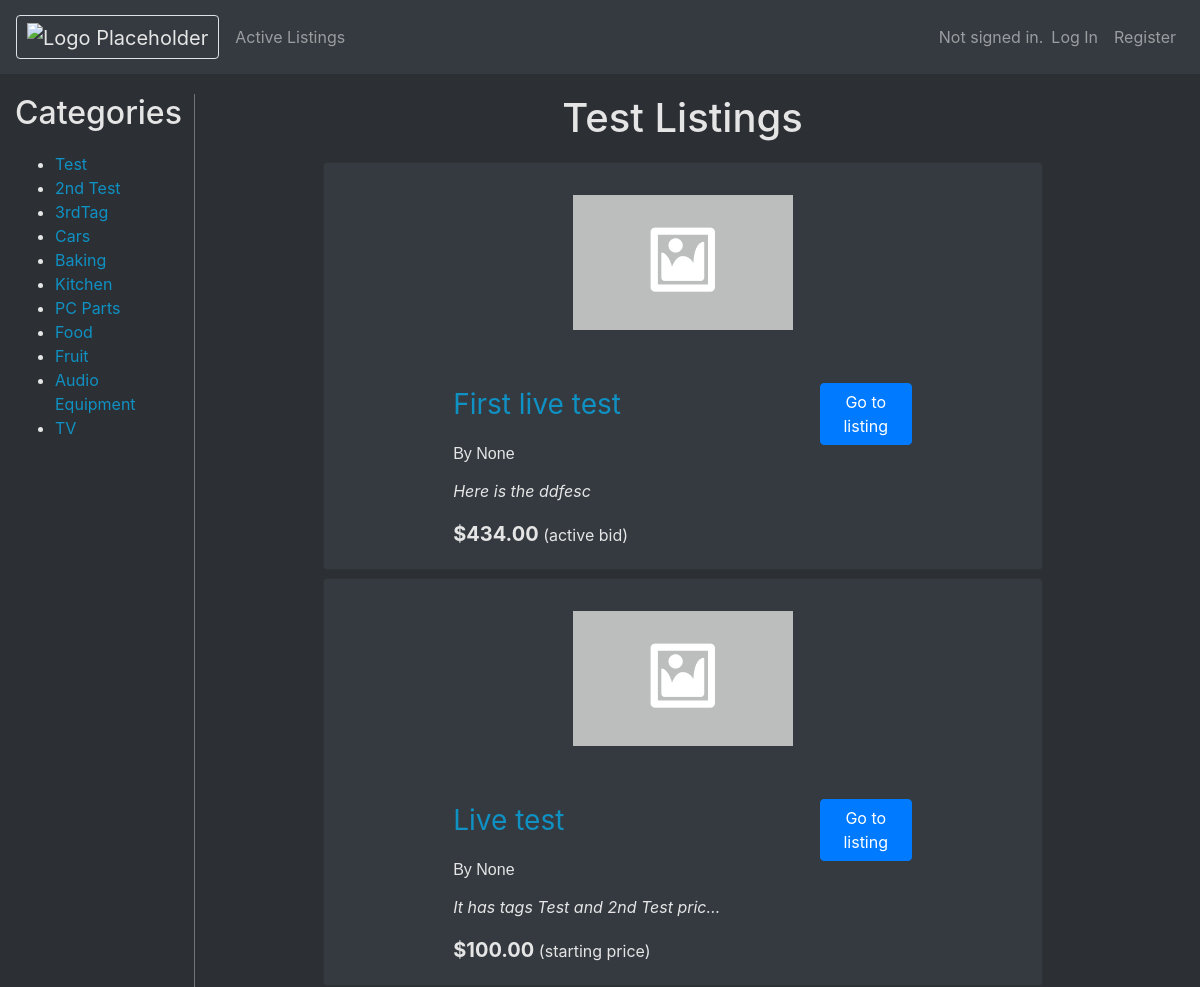
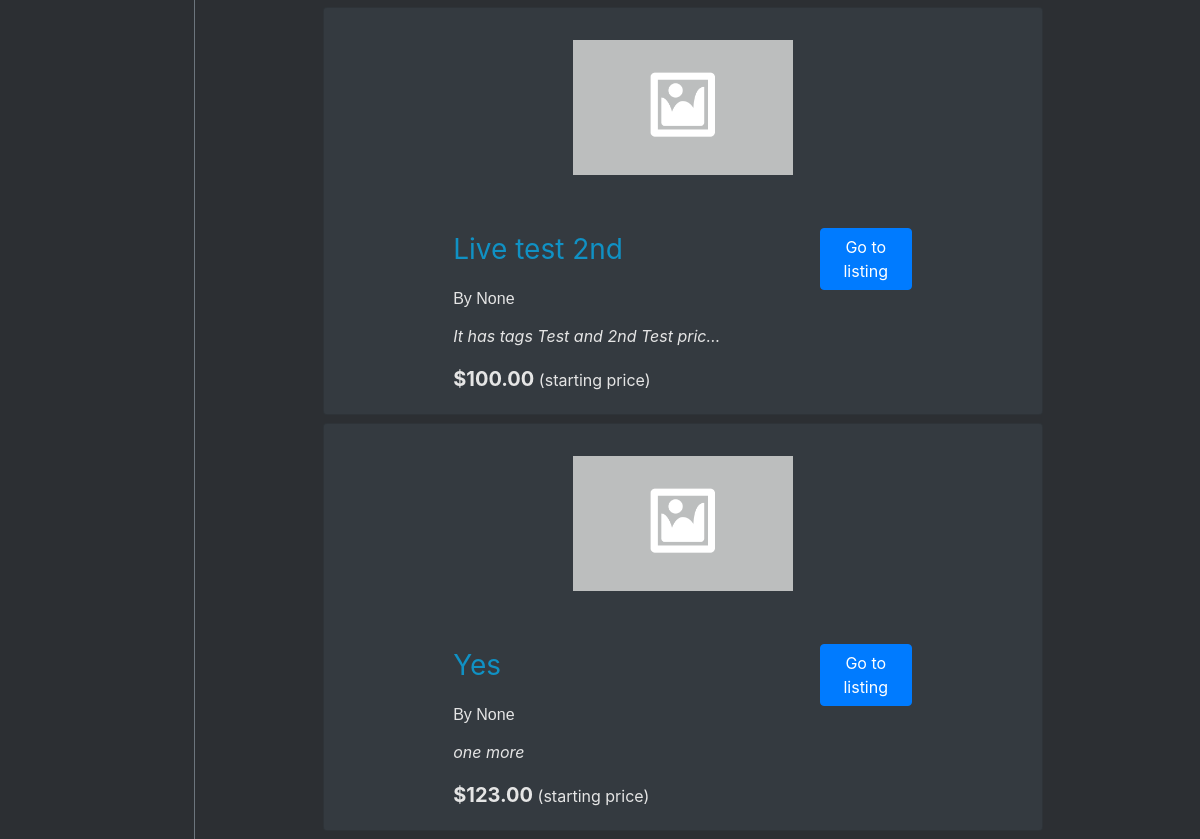
The page /search/Test on the database its author committed (2 pictures, top to bottom).
### auctions/models.py (models this page shows)
class Category(models.Model):
    tag = models.CharField(max_length=35)
    def __str__(self):
        return self.tag

class Listing(models.Model):
    creator = models.ForeignKey(User, null=True, blank=True, on_delete=models.CASCADE, related_name="userListings")
    title = models.CharField(max_length=50)
    description = models.TextField(max_length=1000, default="")
    price = models.FloatField(default=0)
    isActive = models.BooleanField(default=True)
    photoUrl = models.URLField(blank=True, null=True)
    highestBid = models.FloatField(blank=True, max_length=11, null=True)
    categories = models.ManyToManyField(Category, related_name="categories")
    def __str__(self):
        return self.title
    def usd(self):
        return f"${self.price:,.2f}"
    def usdBid(self):
        return f"${self.highestBid:,.2f}"

### auctions/views.py (the view)
# urls.py: path("search/<str:search>", views.displayCategory, name="search"),
def displayCategory(request, search):
        try:
            categories = Category.objects.all()
            tag = Category.objects.get(tag=search)
            filterArgs = { 'categories': tag, 'isActive': True}
            taggedListings = Listing.objects.filter(**filterArgs)
        except Exception as error:
            return render(request, "auctions/error.html", {
                "error": error
            })
        return render(request, "auctions/displayCategory.html", {
            "taggedListings": taggedListings,
            "categories": categories,
            "displayCategory": search
        })

### auctions/templates/auctions/displayCategory.html
{% extends "auctions/layout.html" %}
{% block body %}
<div class="row col">
    <div class="col-2 border-right border-secondary">
        <h2 class="categories-Sidebar">Categories</h2>
        <ul>
            {% for category in categories %}
                <li><a href="{% url 'search' search=category %}"> {{ category }} </a></li>
            {% endfor %}
        </ul>
    </div>
    <main class="col-8 bd-content offset-md-1">
        <h1 class="listing-page-title">{{ displayCategory }} Listings</h1>
        {% for listing in taggedListings %}
        <div class="container-fluid">
            <div class="card text-white bg-dark mb-2">
                <div class="row justify-content-center">
                    <div class="listing-img-container col-sm-2">
                        {% if listing.photoUrl %}
                        <img class="listing-img card-img-top" src="{{ listing.photoUrl }}" alt="{{ listing }} image">
                        {% else %}
                        {% load static %}
                        <img class="listing-img card-img-top" src="{% static 'auctions/placeholder.png' %}" alt="{{ listing }} image">
                        {% endif %}
                    </div>
                    <div class="card-body col-sm-8">
                        <div class="row">
                            <div class="col-9 justify-content-start">
                                <a class="card-title listing-title" href="{% url 'listing' id=listing.id %}">{{ listing }}</a>
                            </div>
                            <div class="col-3 justify-content-end">
                                <a href="{% url 'listing' id=listing.id %}"  class="btn btn-primary">Go to listing</a>
                            </div>
                        </div>
                    <p style="font: caption;">By {{ listing.creator }}</p>
                    <p class="card-text listing-card-description">{{ listing.description }}</p>
                    {% if listing.highestBid %}
                        <p class="card-text"><span class="card-text listing-price">{{ listing.usdBid }}</span> (active bid)</p>
                    {% else %}
                        <p class="card-text"><span class="card-text listing-price">{{ listing.usd }}</span> (starting price)</p>
                    {% endif %}
                    </div>
                </div>
            </div>
        </div>
        {% endfor %}
    </main>
</div>
{% endblock %}

### auctions/static/auctions/styles.css (style rules this page uses)
body { background-color: #2C2F33; color: #e5e5e5; }
* { color: #e5e5e5; }
a { color: #1091c4; }
.listing-img-container { max-height: 200px; max-width: 250px; min-width: 250px; min-height: 200px; }
.listing-img { height: 100%; width: 100%; object-fit: scale-down; }
.listing-card-description { white-space: nowrap; overflow: hidden; text-overflow: ellipsis; max-width: 60%; font-style: italic; }
.categories-Sidebar { text-align: center; margin-bottom: 20px; }
.listing-page-title { text-align: center; margin-bottom: 20px; }
.listing-title { font-size: 28px; }
.listing-price { font-size: 20px; font-weight: bold; }

### rows shown on the page
Category: tag "Test"
Category: tag "2nd Test"
Category: tag "3rdTag"
Category: tag "Cars"
Category: tag "Baking"
Category: tag "Kitchen"
Category: tag "PC Parts"
Category: tag "Food"
Category: tag "Fruit"
Category: tag "Audio Equipment"
Category: tag "TV"
Listing: title "First live test", creator "None", description "Here is the ddfesc", usdBid "$434.00"
Listing: title "Live test", creator "None", description "It has tags Test and 2nd Test pric…", usd "$100.00"
Listing: title "Live test 2nd", creator "None", description "It has tags Test and 2nd Test pric…", usd "$100.00"
Listing: title "Yes", creator "None", description "one more", usd "$123.00"
